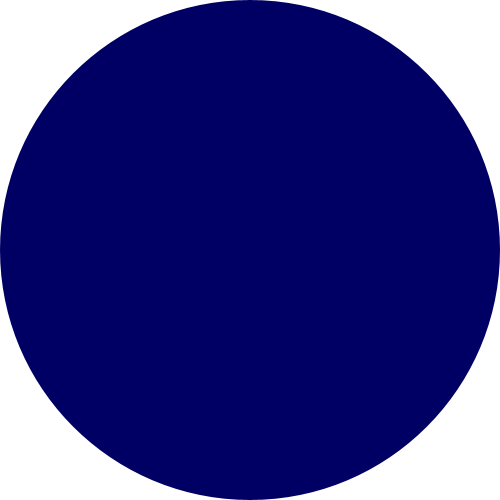
Frame 1 (no input)
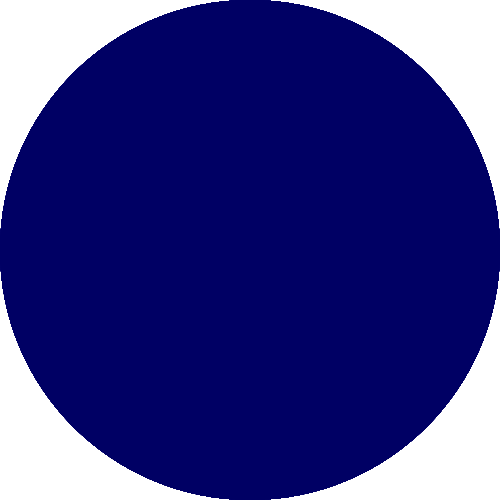
Frame 60 (the mouse pressed at the canvas centre just before this capture)
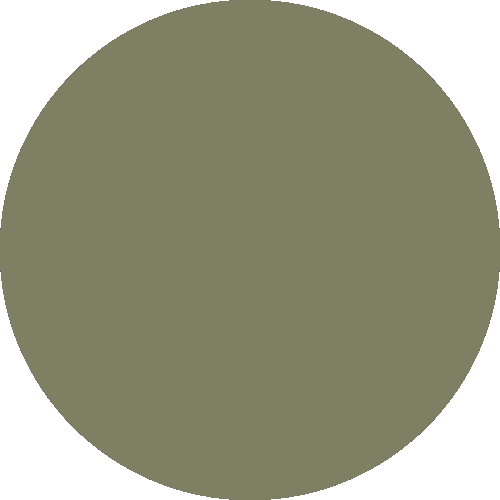
Frame 120 (the mouse held since frame 60 and released just before this capture)

The Processing sketch that drew these frames (run headless with seeded random() and noise(); from frame 60 on, the mouse is pressed at the canvas centre):

// Processing sketch: Day10_2_mapColor
// ── Day10_2_mapColor.pde
float myRed; // amount of red in our color
float myGreen;  // amount of green in our color

void setup(){
  size(500,500);
  background(255); // sets the background to white
  noStroke(); // the shapes we draw won't have black outlines
}

void draw(){
  
  myRed = map(mouseX, 0, width, 0, 255); // takes the mouseX position (horizontal mouse position) and maps it to a number between 0 and 255, which will set how much red our color has
  myGreen = map(mouseY, 0, height, 0, 255); // takes the mouseY position (vertical mouse position) and maps it to a number between 0 and 255, which will set how much green our color has
  
  fill(myRed, myGreen, 100); //sets the color using the red and green values we received above. This color always uses 100 for its blue value.
  ellipse(width/2 , height/2 , width, height); //draws a circle using the color set above
}
